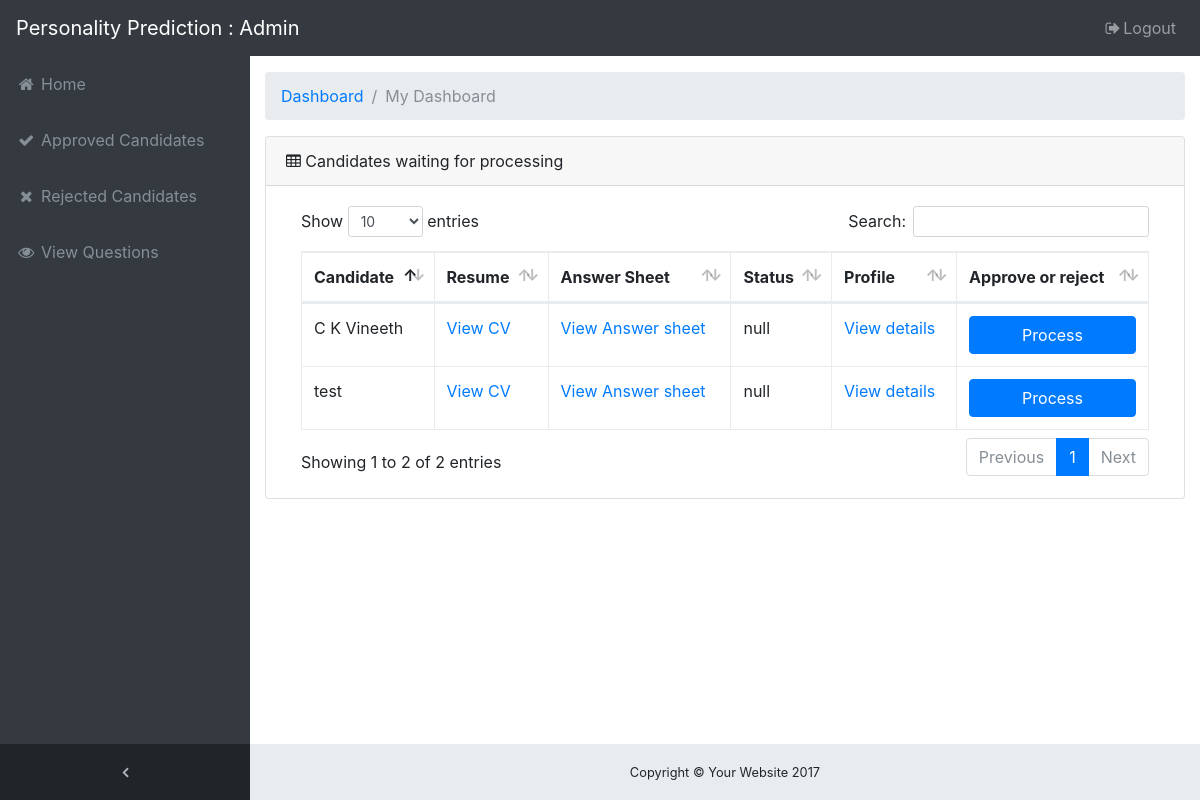
Screenshot of /admin_home.php (signed in) with the database file from the repository.
### tables this page shows
CREATE TABLE `candidate_register` (
  `candidate_id` varchar(30) NOT NULL,
  `candidate_name` varchar(60) NOT NULL,
  `candidate_address` varchar(60) NOT NULL,
  `candidate_contact` varchar(60) NOT NULL,
  `candidate_email` varchar(60) NOT NULL,
  `candidate_cv` varchar(70) NOT NULL,
  `application_status` varchar(30) NOT NULL
);

CREATE TABLE `test_result` (
  `result_id` varchar(30) NOT NULL,
  `candidate_id` varchar(30) NOT NULL,
  `candidate_status` varchar(60) NOT NULL,
  `answer_sheet_id` varchar(30) NOT NULL
);

### admin_home.php (the view, shortened to what this page needs)
<!DOCTYPE html>
<html lang="en">
<head>
  <link href="vendor/bootstrap/css/bootstrap.min.css" rel="stylesheet">
  <link href="vendor/font-awesome/css/font-awesome.min.css" rel="stylesheet" type="text/css">
  <link href="vendor/datatables/dataTables.bootstrap4.css" rel="stylesheet">
  <link href="css/sb-admin.css" rel="stylesheet">
</head>
<body class="fixed-nav sticky-footer bg-dark" id="page-top">
  <nav class="navbar navbar-expand-lg navbar-dark bg-dark fixed-top" id="mainNav">
    <a class="navbar-brand" href="admin_home.php">Personality Prediction : Admin</a>
    <div class="collapse navbar-collapse" id="navbarResponsive">
      <ul class="navbar-nav navbar-sidenav" id="exampleAccordion">
        <li class="nav-item" data-toggle="tooltip" data-placement="right" title="Home">
          <a class="nav-link" href="admin_home.php">
            <i class="fa fa-fw fa-home"></i>
            <span class="nav-link-text">Home</span>
          </a>
        </li>
        <li class="nav-item" data-toggle="tooltip" data-placement="right" title="Approved">
          <a class="nav-link" href="approved_candidates.php">
            <i class="fa fa-fw fa-check"></i>
            <span class="nav-link-text">Approved Candidates</span>
          </a>
        </li>
        <li class="nav-item" data-toggle="tooltip" data-placement="right" title="Rejected">
          <a class="nav-link" href="rejected_candidates.php">
            <i class="fa fa-fw fa-close"></i>
            <span class="nav-link-text">Rejected Candidates</span>
          </a>
        </li>
        <li class="nav-item" data-toggle="tooltip" data-placement="right" title="Rejected">
          <a class="nav-link" href="view_questions.php">
            <i class="fa fa-fw fa-eye"></i>
            <span class="nav-link-text">View Questions</span>
          </a>
        </li>
      </ul>
      <ul class="navbar-nav sidenav-toggler">
        <li class="nav-item">
          <a class="nav-link text-center" id="sidenavToggler">
            <i class="fa fa-fw fa-angle-left"></i>
          </a>
        </li>
      </ul>
      <ul class="navbar-nav ml-auto">
        <li class="nav-item">
          <a class="nav-link" data-toggle="modal" data-target="#exampleModal">
            <i class="fa fa-fw fa-sign-out"></i>Logout</a>
        </li>
      </ul>
    </div>
  </nav>
  <div class="content-wrapper">
    <div class="container-fluid">
      <ol class="breadcrumb">
        <li class="breadcrumb-item">
          <a href="#">Dashboard</a>
        </li>
        <li class="breadcrumb-item active">My Dashboard</li>
      </ol>
      <div class="card mb-3">
        <div class="card-header">
          <i class="fa fa-table"></i> Candidates waiting for processing  </div>
        <div class="card-body">
          <div class="table-responsive">
            <table class="table table-bordered" id="dataTable" width="100%" cellspacing="0">
              <thead>
                <tr>
                  <th>Candidate</th>
                  <th>Resume</th>
                  <th>Answer Sheet</th>
                  <th>Status</th>
                  <th>Profile</th>
                  <th>Approve or reject</th>
                </tr>
              </thead>
              <tbody>
             	 <?php
					$query="select * from test_result";
					$query_run=mysql_query($query);
					while($result=mysql_fetch_assoc($query_run)){
						$candidate_id=$result['candidate_id'];
						$answer_sheet_id=$result['answer_sheet_id'];
						$status=$result['candidate_status'];
						$query_candidate_details="select * from candidate_register where candidate_id='$candidate_id' AND application_status='pending'";
						$query_candidate_details_run=mysql_query($query_candidate_details);
						while($result_candidate=mysql_fetch_assoc($query_candidate_details_run)){
				?>
                            <tr>
                              <td><?php echo $result_candidate['candidate_name'];?></td>
                              <td><a target="_blank" href="resume/<?php echo $result_candidate['candidate_cv'];?>">View CV</a></td>
                              <td><a target="_blank" href="view_candidate_answers.php?ans_id=<?php echo $answer_sheet_id;?>">View Answer sheet</a></td>
                              <td><?php echo $status; ?></td>
                              <td><a target="_blank" href="admin_candidate_profile.php?candidate_id=<?php echo $candidate_id; ?>">View details</a></td>
                              <td><a class="btn btn-primary btn-block"
                              href="process_candidate.php?candidate_id=<?php echo $candidate_id;?>&&ans_id=<?php echo $answer_sheet_id;?>" >Process</a></td>
                            </tr>
               	<?php
						}
					}
				?>
              </tbody>
            </table>
          </div>
        </div>
      </div>
    </div>
    <footer class="sticky-footer">
      <div class="container">
        <div class="text-center">
          <small>Copyright © Your Website 2017</small>
        </div>
      </div>
    </footer>
  </div>
</body>
</html>

### css/sb-admin.css (style rules this page uses)
html { position: relative; min-height: 100%; }
body { overflow-x: hidden; }
body.sticky-footer { margin-bottom: 56px; }
body.sticky-footer .content-wrapper { min-height: calc(100vh - 56px - 56px); }
body.fixed-nav { padding-top: 56px; }
.content-wrapper { min-height: calc(100vh - 56px); padding-top: 1rem; }
#mainNav .navbar-collapse { overflow: auto; max-height: 75vh; }
#mainNav .navbar-collapse .navbar-nav .nav-item .nav-link { cursor: pointer; }
#mainNav .navbar-collapse .sidenav-toggler { display: none; }
@media (min-width: 992px) { #mainNav .navbar-brand { width: 250px; } }
@media (min-width: 992px) { #mainNav .navbar-collapse { overflow: visible; max-height: none; } }
@media (min-width: 992px) { #mainNav .navbar-collapse .navbar-sidenav { position: absolute; top: 0; left: 0; overflow-x: hidden; overflow-y: auto; -webkit-flex-direction: column; -ms-flex-direction: column; flex-direction: column; margin-top: 56px; } }
@media (min-width: 992px) { #mainNav .navbar-collapse .navbar-sidenav > .nav-item { width: 250px; padding: 0; } }
@media (min-width: 992px) { #mainNav .navbar-collapse .navbar-sidenav > .nav-item > .nav-link { padding: 1em; } }
#mainNav.fixed-top .sidenav-toggler { display: none; }
@media (min-width: 992px) { #mainNav.fixed-top .navbar-sidenav { height: calc(100vh - 112px); } }
@media (min-width: 992px) { #mainNav.fixed-top .sidenav-toggler { position: absolute; top: 0; left: 0; display: flex; overflow-x: hidden; overflow-y: auto; -webkit-flex-direction: column; -ms-flex-direction: column; flex-direction: column; margin-top: calc(100vh - 56px); } }
@media (min-width: 992px) { #mainNav.fixed-top .sidenav-toggler > .nav-item { width: 250px; padding: 0; } }
@media (min-width: 992px) { #mainNav.fixed-top .sidenav-toggler > .nav-item > .nav-link { padding: 1em; } }
#mainNav.fixed-top.navbar-dark .sidenav-toggler { background-color: #212529; }
#mainNav.fixed-top.navbar-dark .sidenav-toggler a i { color: #adb5bd; }
.content-wrapper { overflow-x: hidden; background: white; }
@media (min-width: 992px) { .content-wrapper { margin-left: 250px; } }
#sidenavToggler i { font-weight: 800; }
#mainNav.navbar-dark .navbar-collapse .navbar-sidenav > .nav-item > .nav-link { color: #868e96; }
@media (min-width: 992px) { #mainNav.navbar-dark .navbar-collapse .navbar-sidenav { background: #343a40; } }
footer.sticky-footer { position: absolute; right: 0; bottom: 0; width: 100%; height: 56px; background-color: #e9ecef; line-height: 55px; }
@media (min-width: 992px) { footer.sticky-footer { width: calc(100% - 250px); } }

### rows the page displays
test_result: candidate_status "null"
candidate_register: candidate_name "test"
test_result: candidate_status "null"
candidate_register: candidate_name "C K Vineeth"
